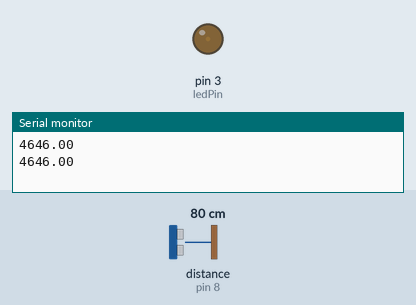
This sketch was run on a simulated Arduino Uno, built with avr-gcc and run on an emulated ATmega328P. On the bench: output pins drawn as LEDs (lit = HIGH), the last lines printed to the serial monitor. Wiring (inferred from the names in the program): ultrasonic range finder: trigger pin 9; echo pin 8. Inputs (shaded band) come from the test bench; at power-on: distance to the obstacle (sensor on pin 8) 80 cm. The echo pulse lasts 58.3 µs per cm; pins used as bus, display or sensor lines are not drawn.

Above: at 1.8 s.
1.9 s: distance to the obstacle (sensor on pin 8) set to 35 cm
At 3.0 s:
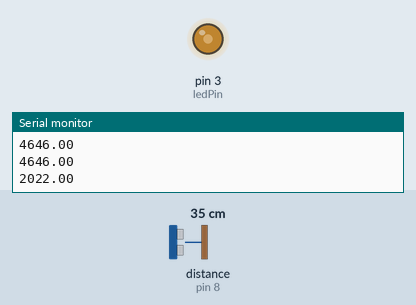
3.5 s: distance to the obstacle (sensor on pin 8) set to 60 cm
At 4.8 s:
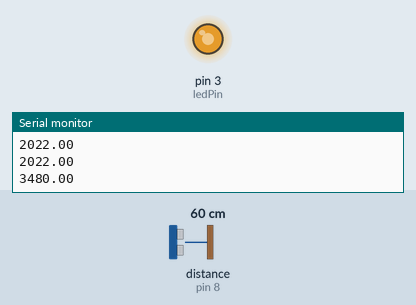
5.5 s: distance to the obstacle (sensor on pin 8) set to 74 cm
At 6.7 s:
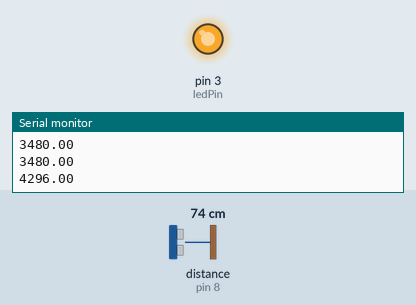
7.5 s: distance to the obstacle (sensor on pin 8) set to 79 cm
At 8.6 s:
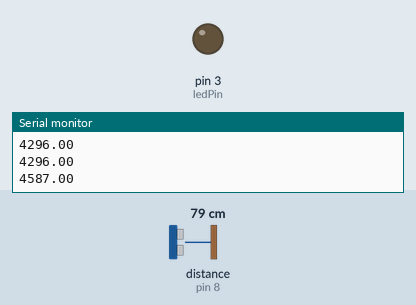
9.5 s: distance to the obstacle (sensor on pin 8) set to 120 cm
At 10.7 s:
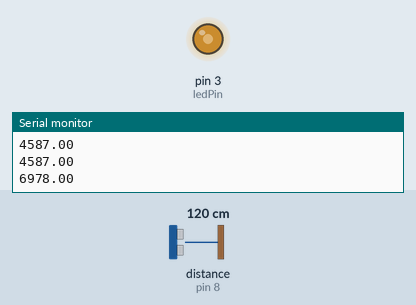
Timing chart, 0 to 12.5 s (numbered marks = the images above; inputs shaded):
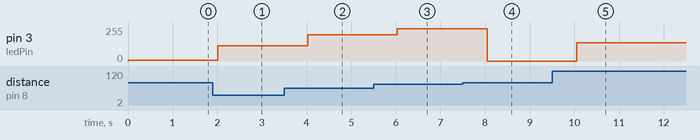

The sketch:

UltraSonic_preNoiseFilter.ino
```cpp
/*- VCC  -> 5VDC
 * - TRIG -> Pin 9
 * - ECHO -> Pin 8
 * - GND  -> GND
*/

int trigPin = 9;    // TRIG pin ~
int echoPin = 8;    // ECHO pin
int ledPin = 3;     // LED pin ~

int ledBright = 0;

float duration_us, distance_cm;

void setup() {
  // begin serial port
  Serial.begin (9600);

  // configure the trigger pin to output mode
  pinMode(trigPin, OUTPUT);
  // configure the echo pin to input mode
  pinMode(echoPin, INPUT);
}

void loop() {
  // generate 10-microsecond pulse to TRIG pin
  digitalWrite(trigPin, HIGH);
  delayMicroseconds(10);
  digitalWrite(trigPin, LOW);

  // measure duration of pulse from ECHO pin
  duration_us = pulseIn(echoPin, HIGH);

  // calculate the distance
  distance_cm = 0.017 * duration_us;

  // distance
  ledBright = map(distance_cm, 0, 15, 0, 50);

  analogWrite(ledPin, ledBright);

  // print the value to Serial Monitor
  //Serial.print("distance: ");
  Serial.println(duration_us);
  //Serial.println(" cm");

  delay(1000);
}
```

Measured:
- the behaviour switches between 78 and 79 cm on distance to the obstacle (sensor on pin 8) (found by bisection; images 3 and 4)
- after the input at 1.9 s, pin 3 (ledPin): 4/255 → 113/255 after 0.11 s
- after the input at 3.5 s, pin 3 (ledPin): 113/255 → 196/255 after 0.52 s
- after the input at 5.5 s, pin 3 (ledPin): 196/255 → 243/255 after 0.53 s
- after the input at 7.5 s, pin 3 (ledPin): 243/255 → 0/255 after 0.54 s
- after the input at 9.5 s, pin 3 (ledPin): 0/255 → 137/255 after 0.56 s
